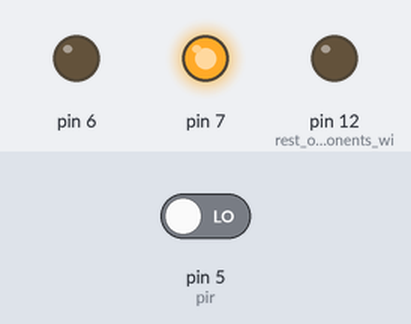
Recording of a sketch running on a simulated Arduino Uno, built with avr-gcc and run on an emulated ATmega328P. Shown: output pins drawn as LEDs (lit = HIGH). The inputs (shaded band) are chosen by the test bench; at power-on: pin 5 (pir) LOW.

Above: at 1.2 s.
1.3 s: pin 5 (pir) driven HIGH
At 2.5 s:
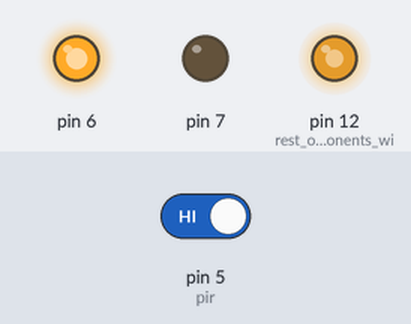
2.8 s: pin 5 (pir) driven LOW
At 3.3 s:
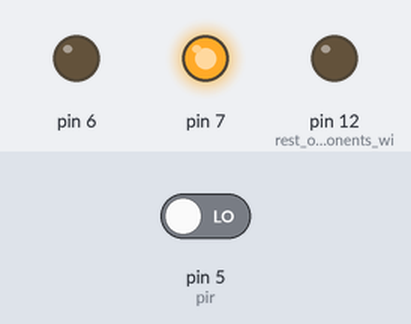
Timing chart, 0 to 5.8 s (numbered marks = the images above; inputs shaded):
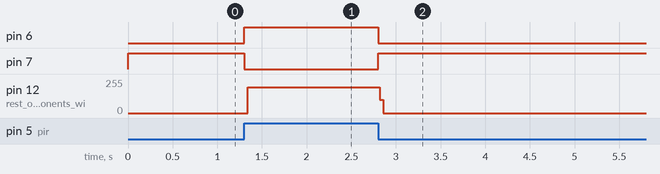

The sketch:

code.ino
```cpp
int pir=5;            //pir sensor output act as the input for the conroller
int led=12;
int red=6;
int green=7;
void setup()
{
  pinMode(5,INPUT);      //pir sensor is inout for the arduino
  pinMode(12,OUTPUT);    //rest of the components will acts as an output
  pinMode(7,OUTPUT);
  pinMode(6,OUTPUT);
}
void loop()
{
  if (digitalRead(pir)==HIGH)   //if the pir sensor detect the motion then pir will high
  {
    digitalWrite(12,LOW);
    delayMicroseconds(2);
    digitalWrite(12,HIGH);   //buzzer will produce the sound when motion occur
    digitalWrite(6,HIGH);    //if motion is there then the red led will glow
     digitalWrite(7,LOW);    //greenn led will not glow when there is motion
  }
  else
  {
    digitalWrite(12,LOW);   //if there is no motion then the buzzer will not create the sound
    digitalWrite(7,HIGH);   //green led will glow if there is no motion
    digitalWrite(6,LOW);    //red led will not glow when noo motion
  }
}
```

Measured:
- after the input at 1.3 s, pin 6: LOW → HIGH at once; pin 7: HIGH → LOW at once; pin 12 (rest_of_the_components_wi): 0/255 → 195/255 at once
- after the input at 2.8 s, pin 6: HIGH → LOW at once; pin 7: LOW → HIGH at once; pin 12 (rest_of_the_components_wi): 195/255 → 0/255 at once
